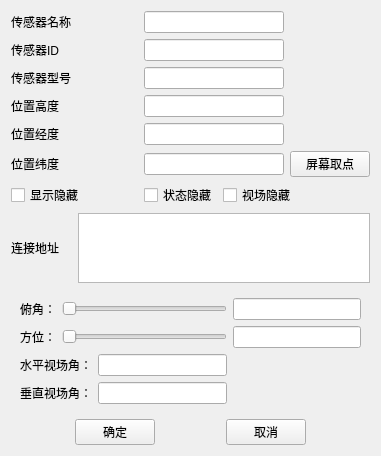
<?xml version="1.0" encoding="UTF-8"?>
<ui version="4.0">
 <class>LY_MointerAddWidget</class>
 <widget class="QWidget" name="LY_MointerAddWidget">
  <property name="geometry">
   <rect>
    <x>0</x>
    <y>0</y>
    <width>381</width>
    <height>441</height>
   </rect>
  </property>
  <property name="windowTitle">
   <string>Form</string>
  </property>
  <layout class="QGridLayout" name="gridLayout">
   <item row="8" column="0" colspan="5">
    <widget class="QWidget" name="cameraWidget" native="true">
     <property name="maximumSize">
      <size>
       <width>16777215</width>
       <height>130</height>
      </size>
     </property>
     <layout class="QGridLayout" name="gridLayout_2">
      <item row="0" column="0">
       <widget class="QLabel" name="label_9">
        <property name="text">
         <string>俯角：</string>
        </property>
       </widget>
      </item>
      <item row="0" column="1" colspan="2">
       <widget class="QSlider" name="depression_slider">
        <property name="orientation">
         <enum>Qt::Horizontal</enum>
        </property>
       </widget>
      </item>
      <item row="0" column="3">
       <widget class="QLineEdit" name="depression_edit"/>
      </item>
      <item row="1" column="0">
       <widget class="QLabel" name="label_10">
        <property name="text">
         <string>方位：</string>
        </property>
       </widget>
      </item>
      <item row="1" column="1" colspan="2">
       <widget class="QSlider" name="elevation_slider">
        <property name="orientation">
         <enum>Qt::Horizontal</enum>
        </property>
       </widget>
      </item>
      <item row="1" column="3">
       <widget class="QLineEdit" name="orientation_edit"/>
      </item>
      <item row="2" column="0" colspan="2">
       <widget class="QLabel" name="label_11">
        <property name="text">
         <string>水平视场角：</string>
        </property>
       </widget>
      </item>
      <item row="2" column="2">
       <widget class="QLineEdit" name="perspective_h"/>
      </item>
      <item row="3" column="0" colspan="2">
       <widget class="QLabel" name="label_12">
        <property name="text">
         <string>垂直视场角：</string>
        </property>
       </widget>
      </item>
      <item row="3" column="2">
       <widget class="QLineEdit" name="perspective_v"/>
      </item>
     </layout>
    </widget>
   </item>
   <item row="0" column="0">
    <widget class="QLabel" name="label_2">
     <property name="text">
      <string>传感器名称</string>
     </property>
    </widget>
   </item>
   <item row="1" column="2" colspan="2">
    <widget class="QLineEdit" name="ID"/>
   </item>
   <item row="2" column="2" colspan="2">
    <widget class="QLineEdit" name="modelName"/>
   </item>
   <item row="3" column="0">
    <widget class="QLabel" name="label_8">
     <property name="text">
      <string>位置高度</string>
     </property>
    </widget>
   </item>
   <item row="3" column="2" colspan="2">
    <widget class="QLineEdit" name="localHigh"/>
   </item>
   <item row="2" column="0">
    <widget class="QLabel" name="label_4">
     <property name="text">
      <string>传感器型号</string>
     </property>
    </widget>
   </item>
   <item row="4" column="0">
    <widget class="QLabel" name="label_5">
     <property name="text">
      <string>位置经度</string>
     </property>
    </widget>
   </item>
   <item row="1" column="0">
    <widget class="QLabel" name="label_3">
     <property name="text">
      <string>传感器ID</string>
     </property>
    </widget>
   </item>
   <item row="4" column="2" colspan="2">
    <widget class="QLineEdit" name="longitude"/>
   </item>
   <item row="0" column="2" colspan="2">
    <widget class="QLineEdit" name="mointName"/>
   </item>
   <item row="9" column="0" colspan="5">
    <layout class="QHBoxLayout" name="horizontalLayout">
     <item>
      <spacer name="horizontalSpacer">
       <property name="orientation">
        <enum>Qt::Horizontal</enum>
       </property>
       <property name="sizeHint" stdset="0">
        <size>
         <width>40</width>
         <height>20</height>
        </size>
       </property>
      </spacer>
     </item>
     <item>
      <widget class="QPushButton" name="sureBtn">
       <property name="text">
        <string>确定</string>
       </property>
      </widget>
     </item>
     <item>
      <spacer name="horizontalSpacer_2">
       <property name="orientation">
        <enum>Qt::Horizontal</enum>
       </property>
       <property name="sizeHint" stdset="0">
        <size>
         <width>40</width>
         <height>20</height>
        </size>
       </property>
      </spacer>
     </item>
     <item>
      <widget class="QPushButton" name="cancleBtn">
       <property name="text">
        <string>取消</string>
       </property>
      </widget>
     </item>
     <item>
      <spacer name="horizontalSpacer_3">
       <property name="orientation">
        <enum>Qt::Horizontal</enum>
       </property>
       <property name="sizeHint" stdset="0">
        <size>
         <width>40</width>
         <height>20</height>
        </size>
       </property>
      </spacer>
     </item>
    </layout>
   </item>
   <item row="7" column="1" colspan="4">
    <widget class="QTextEdit" name="textEdit">
     <property name="sizePolicy">
      <sizepolicy hsizetype="Expanding" vsizetype="Fixed">
       <horstretch>0</horstretch>
       <verstretch>0</verstretch>
      </sizepolicy>
     </property>
     <property name="maximumSize">
      <size>
       <width>16777215</width>
       <height>70</height>
      </size>
     </property>
    </widget>
   </item>
   <item row="6" column="2">
    <widget class="QCheckBox" name="isStatus">
     <property name="text">
      <string>状态隐藏</string>
     </property>
    </widget>
   </item>
   <item row="5" column="0">
    <widget class="QLabel" name="label_6">
     <property name="text">
      <string>位置纬度</string>
     </property>
    </widget>
   </item>
   <item row="7" column="0">
    <widget class="QLabel" name="label_7">
     <property name="text">
      <string>连接地址</string>
     </property>
    </widget>
   </item>
   <item row="6" column="0" colspan="2">
    <widget class="QCheckBox" name="isShow">
     <property name="text">
      <string>显示隐藏</string>
     </property>
    </widget>
   </item>
   <item row="5" column="4">
    <widget class="QPushButton" name="fetchPoint">
     <property name="text">
      <string>屏幕取点</string>
     </property>
    </widget>
   </item>
   <item row="6" column="3" colspan="2">
    <widget class="QCheckBox" name="isFieldOfView">
     <property name="text">
      <string>视场隐藏</string>
     </property>
    </widget>
   </item>
   <item row="5" column="2" colspan="2">
    <widget class="QLineEdit" name="latitude"/>
   </item>
  </layout>
 </widget>
 <resources/>
 <connections/>
</ui>
